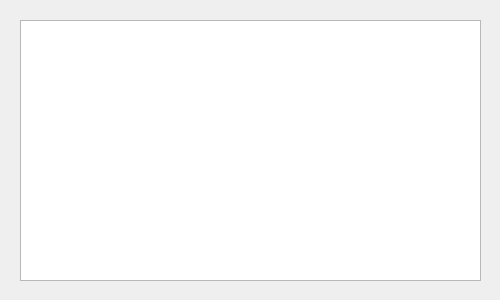
<?xml version="1.0" encoding="UTF-8"?>
<ui version="4.0">
 <class>MessageWindow</class>
 <widget class="QWidget" name="MessageWindow">
  <property name="geometry">
   <rect>
    <x>0</x>
    <y>0</y>
    <width>500</width>
    <height>300</height>
   </rect>
  </property>
  <property name="font">
   <font>
    <pointsize>11</pointsize>
   </font>
  </property>
  <property name="windowTitle">
   <string>Form</string>
  </property>
  <widget class="QWidget" name="verticalLayoutWidget">
   <property name="geometry">
    <rect>
     <x>20</x>
     <y>20</y>
     <width>461</width>
     <height>261</height>
    </rect>
   </property>
   <layout class="QVBoxLayout" name="verticalLayout">
    <property name="sizeConstraint">
     <enum>QLayout::SetDefaultConstraint</enum>
    </property>
    <item>
     <widget class="QPlainTextEdit" name="plainTextEdit">
      <property name="font">
       <font>
        <pointsize>11</pointsize>
       </font>
      </property>
      <property name="readOnly">
       <bool>false</bool>
      </property>
     </widget>
    </item>
   </layout>
  </widget>
 </widget>
 <resources/>
 <connections/>
</ui>
